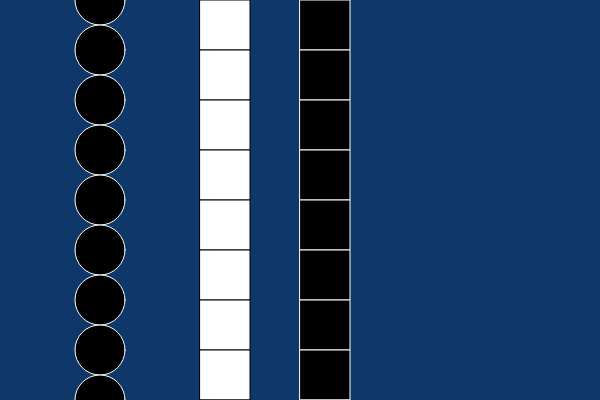
Frame 1 (no input)
Frame 60 (no input): identical to frame 1, image omitted
Frame 120 (the mouse pressed at the canvas centre since frame 60): identical to frame 1, image omitted

The p5.js sketch that drew this single still picture (run headless with seeded random() and noise() and a simulated clock; from frame 60 on, the mouse is pressed at the canvas centre):

// p5.js sketch
// ── sketch.js
/*
Code by Professor D, modified by Grace Zuniga May 12 2017
*/

function setup() {
  createCanvas(600,400);  // creates canvas sized 600 by 400
}

function draw() {
    background(14, 56, 105); // assigns bacground this color
  
   var y = 0; // assigns 0 to var y
     while(y <= height){ // while loop, var y is less than or equal to height then follow next lines
      stroke(255); // outline white
      fill(0); // fill in shape black
      ellipse(100, y, 50, 50); // create circle at 100, and y sized 50 by 50
      y = y + 50; // keep adding 50 to new y created
}
      
    var y = 0; // assigns 0 to var y
    while(y <= height) { //while loop, var y is less than or equal to height carry out next lines of code
      stroke(0); // outline color black
      fill(255); // fill shape white
      rect(200, y, 50, 50); // create rectangle at these coordinates sized 50 by 50
      y = y + 50; // add 50 to variable y
    }
    
    for(y =0; y<= height; y+= 50) { // foor loop, var y is less than or equal to height, add 50 for new y
      stroke(255); // stroke color white
      fill(0); // fill in shape black
      rect(300, y, 50, 50); // create rectagle at these coordinates sized 50 by 50 
      
    }
}
